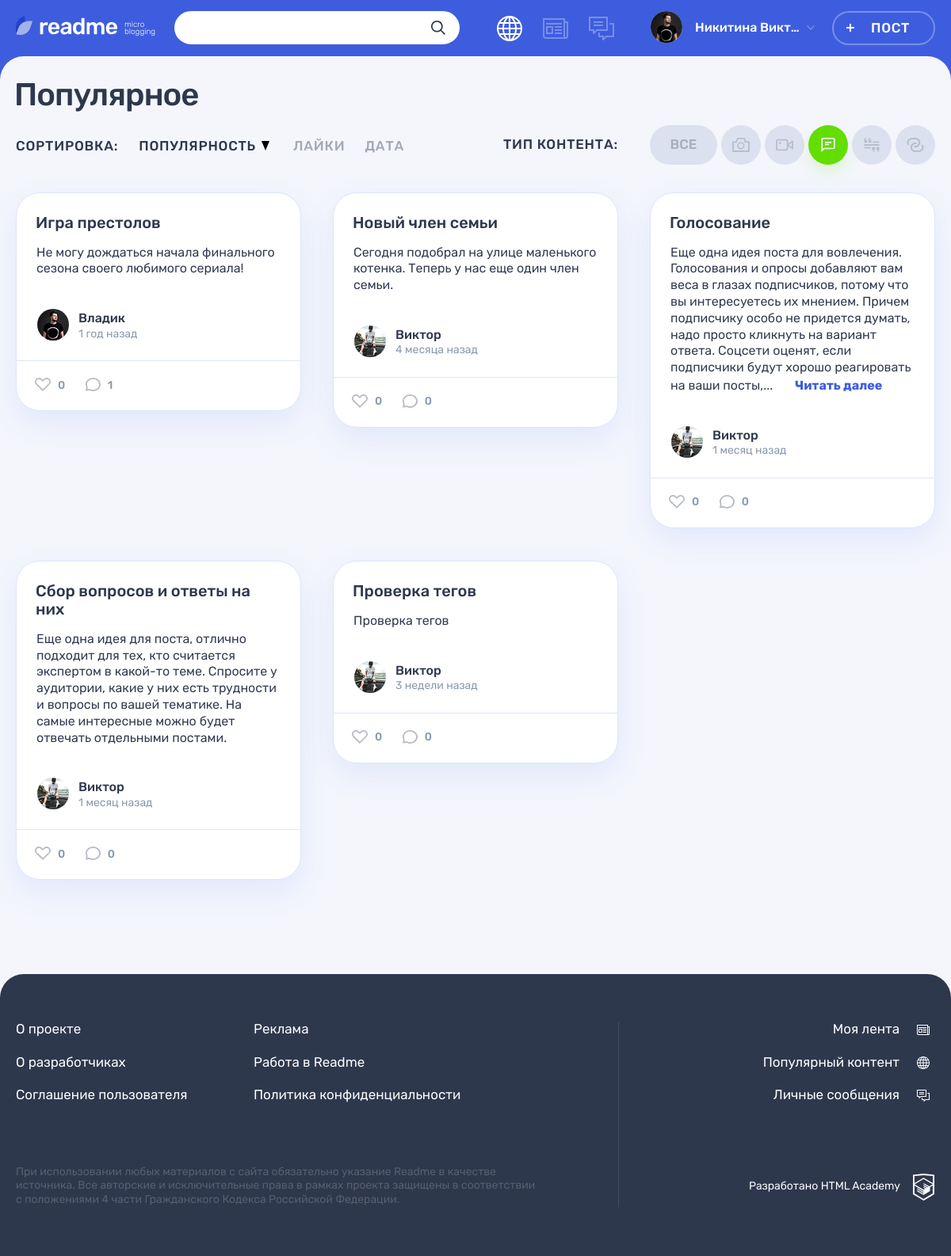
The page /?categ_chosen=3&sort_by=popularity on the database its author committed.
### tables this page shows
CREATE TABLE IF NOT EXISTS category (
	id INT AUTO_INCREMENT PRIMARY KEY,
	category VARCHAR(20) comment 'Наименование типа контента',
	category_name VARCHAR(20) COMMENT 'Имя класса',
	category_w TINYINT COMMENT 'Ширина иконки',
	category_h TINYINT COMMENT 'Высота иконки'
) COMMENT 'Тип контента';

CREATE TABLE IF NOT EXISTS post (
	id INT AUTO_INCREMENT PRIMARY KEY,
	dt_add DATETIME DEFAULT CURRENT_TIMESTAMP,
	p_title VARCHAR(255) NOT NULL,
	p_content TEXT,
	author VARCHAR(128) COMMENT 'Автор цитаты: задаётся пользователем',
	p_img VARCHAR(255) COMMENT 'Изображение: ссылка на сохранённый файл изображения',
	p_video VARCHAR(255) COMMENT 'Видео: ссылка на видео с youtube',
	p_link VARCHAR(255) COMMENT 'Ссылка: ссылка на сайт, задаётся пользователем;',
	user_id INT NOT NULL COMMENT 'Автор поста. Поле связи с user.id',
	category_id INT NOT NULL COMMENT 'Контент/категория поста. Поле связи с category.id',
	view_count INT UNSIGNED DEFAULT 0,
	FOREIGN KEY (user_id) REFERENCES user (id),
	FOREIGN KEY (category_id) REFERENCES category (id)
) COMMENT 'Посты';

CREATE TABLE IF NOT EXISTS user (
	id INT AUTO_INCREMENT PRIMARY KEY,
	dt_add DATETIME DEFAULT CURRENT_TIMESTAMP,
	email VARCHAR(128) NOT NULL UNIQUE,
	login VARCHAR(50) NOT NULL,
	password VARCHAR(255) NOT NULL,
	avatar VARCHAR(255)
) COMMENT 'Зарегистрированные пользователи';

### helpers.php (called while the page is built, shortened)
<?php
function get_noun_plural_form(int $number, string $one, string $two, string $many): string
{
    $number = (int)$number;
    $mod10 = $number % 10;
    $mod100 = $number % 100;
    switch (true) {
        case ($mod10 === 1):
            return $one;
        case ($mod10 >= 2 && $mod10 <= 4):
            return $two;
    }
}
function include_template($name, array $data = [])
{
    $name = 'templates/' . $name;
    extract($data);
    require $name;
    $result = ob_get_clean();
    return $result;
}

### templates/main.php (the view, shortened to what this page needs)
<section class="page__main page__main--popular">
    <div class="container">
        <h1 class="page__title page__title--popular">Популярное</h1>
    </div>
    <div class="popular container">
        <div class="popular__filters-wrapper">
            <div class="popular__sorting sorting">
                <b class="popular__sorting-caption sorting__caption">Сортировка:</b>
                <ul class="popular__sorting-list sorting__list">
                    <?php foreach (SORTING as $key => $sorting_item): ?>
                    <li class="sorting__item<?= $key === $sort_chosen ? ' sorting__item--popular' : ''; ?>">
                        <a class="sorting__link<?= $key === $sort_chosen ? ' sorting__link--active' : ''; ?>" href="/?sort_by=<?= $key . '&categ_chosen=' . $categ_chosen ?>">
                            <span><?= $sorting_item; ?></span>
                            <svg class="sorting__icon" width="10" height="12">
                                <use xlink:href="#icon-sort"></use>
                            </svg>
                        </a>
                    </li>
                    <?php endforeach; ?>
                </ul>
            </div>
            <div class="popular__filters filters">
                <b class="popular__filters-caption filters__caption">Тип контента:</b>
                <ul class="popular__filters-list filters__list">
                    <li class="popular__filters-item filters__item filters__item--all popular__filters-item--all">
                        <a class="filters__button filters__button--ellipse filters__button--all<?= $categ_chosen === 0 ? ' filters__button--active' : ''; ?>" href="/">
                            <span>Все</span>
                        </a>
                    </li>
                    <?php foreach ($categories as $categ): ?>
                    <li class="popular__filters-item filters__item">
                     	<a class="filters__button filters__button--<?= $categ['category']; ?> button <?= $categ['id'] == $categ_chosen ? ' filters__button--active' : ''; ?>" href="/?categ_chosen=<?= $categ['id'] . '&sort_by=' . $sort_chosen ?>">
                     		<svg class="filters__icon" width="22" height="18">
                                <use xlink:href="#icon-filter-<?= $categ['category']; ?>"></use>
                            </svg>
                     	</a>
                     </li>
                    <?php endforeach; ?>
                </ul>
            </div>
        </div>
        <div class="popular__posts">
    		<?php foreach ($posts as $post):
    		      $href = '/post.php?post_id=' . $post['id'];
    		?>
            <article class="popular__post post post-<?= $post['category']; ?>">
                <header class="post__header">
                    <h2><a href="<?= $href; ?>"><?= $post['p_title']; ?></a></h2>
                </header>
                <div class="post__main">
	    		<?php switch ("post-" . $post['category']):
                        case 'post-photo': ?>
                		<?php break;
                        case 'post-text': ?>
                  	<p><?php echo cut_text($post['p_content'], $href); ?></p>
                    	<?php break;
                          case 'post-quote': ?>
                    	<?php break;
                endswitch; ?>
                </div>
                <footer class="post__footer">
                    <div class="post__author">
                        <a class="post__author-link" href="#" title="Автор">
                            <div class="post__avatar-wrapper">
                                <img class="post__author-avatar" src="img/<?= $post['avatar']; ?>" alt="Аватар пользователя">
                            </div>
                            <div class="post__info">
                                <b class="post__author-name"><?= $post['login']; ?></b>
                                <time class="post__time" title="<?= $post['date_title']; ?>" datetime="<?= $post['dt_add']; ?>"><?= $post['date_interval']; ?></time>
                            </div>
                        </a>
                    </div>
                    <div class="post__indicators">
                        <div class="post__buttons">
                            <a class="post__indicator post__indicator--likes button" href="#" title="Лайк">
                                <svg class="post__indicator-icon" width="20" height="17">
                                    <use xlink:href="#icon-heart"></use>
                                </svg>
                                <span><?= $post['likes_count']; ?></span>
                            </a>
                            <a class="post__indicator post__indicator--comments button" href="#" title="Комментарии">
                                <svg class="post__indicator-icon" width="19" height="17">
                                    <use xlink:href="#icon-comment"></use>
                                </svg>
                                <span><?= $post['comments_count']; ?></span>
                            </a>
                        </div>
                    </div>
                </footer>
            </article>
            <?php endforeach; ?>
        </div>
    </div>
</section>

### functions.php (shortened to what this page needs)
<?php
function cut_text ($text, $link, $max_len = 300) {
    $text_trimmed = trim($text);
    $text_len = mb_strlen($text_trimmed);
    if ($text_len > $max_len) {
        $text = mb_substr($text, 0, $max_len,'UTF-8');
        $position = mb_strrpos($text, ' ', 0, 'UTF-8');
        $text = mb_substr($text, 0, $position, 'UTF-8');
        $text .= '... <a class="post-text__more-link" href="' . $link . '">Читать далее</a>';
    }
    return $text;
}
function get_interval ($date, $is_ago = false) {
    $cur_date = date_create("now");
    $date = date_create($date);
    $date_string = $date->format(DATE_FORMAT_ORIGINAL);
    $cur_date_string = $cur_date->format(DATE_FORMAT_ORIGINAL);
    $diff = date_diff($date, $cur_date);
    $days = $diff->days;
    $days_in_week = 7;
    $days_in_5weeks = 35;
    $days_in_year = 365;
    if ($cur_date_string > $date_string) {
        if ($days < 1) {
            $hours = $diff->h;
            if (1 <= $hours) {
                $time_count = $hours . " час" . get_noun_plural_form($hours, '', 'а', 'ов');
            } else {
                $minuts = $diff->i;
                $time_count = $minuts . " минут" . get_noun_plural_form($minuts, 'у', 'ы', '');
            }
        } elseif ($days >= 1) {
            if ($days < $days_in_week) {
                $time_count = $days . " " . get_noun_plural_form($days, 'день', 'дня', 'дней');
            } elseif ($days_in_week <= $days and $days < $days_in_5weeks) {
                $weeks = floor($days / $days_in_week);
                $time_count = $weeks . " недел" . get_noun_plural_form($weeks, 'ю', 'и', 'ь');
            } elseif ($days_in_5weeks <= $days and $days < $days_in_year) {
                $months = $diff->m;
                $time_count = $months . " месяц" . get_noun_plural_form($months, '', 'а', 'ев');
            } elseif ($days_in_year <= $days) {
                $years = $diff->y;
                $time_count = $years . " " . get_noun_plural_form($years, 'год', 'года', 'лет');
            }
        }
        if ($is_ago) {
            $time_count .= " назад";
        }
    } elseif ($cur_date_string === $date_string) {
        $time_count = "только что";
    } else {
        $time_count = $date_string . " - дата в будущем";
    }
    return $time_count;
}
function get_result ($db_link, $query, $mode = 2) {
    $result = mysqli_query($db_link, $query);
    $rows = mysqli_num_rows($result);
    if ($rows) {
        if ($mode === 1) {
            $array = mysqli_fetch_array($result);
            $array = $array[0];
        } elseif ($mode === 2) {
            $array = mysqli_fetch_all($result, MYSQLI_ASSOC);
        } elseif ($mode === 3) {
            $array = mysqli_fetch_assoc($result);
        } elseif ($mode === 4) {
            $array = mysqli_fetch_all($result);
            $array = array_column($array, 0);
        } else {
            exit('Неверный mode');
        }
    } else {
        $array = [];
    }
    return $array;
}
function get_сategories($db_link) {
    $query = 'SELECT * FROM category ORDER BY id';
    return get_result($db_link, $query);
}

### rows shown on the page
post: p_title "Игра престолов", p_content "Не могу дождаться начала финального сезона своего любимого сериала!", user.avatar (picture), user.login "Владик", date_interval "1 год назад", likes_count "0", comments_count "1"
post: p_title "Новый член семьи", p_content "Сегодня подобрал на улице маленького котенка. Теперь у нас еще один член семьи.", user.avatar (picture), user.login "Виктор", date_interval "4 месяца назад", likes_count "0", comments_count "0"
post: p_title "Голосование", cut_text($post['p_content'], $href) "Еще одна идея поста для вовлечения. Голосования и опросы добавляют вам веса в глазах подписчиков, потому что вы интересуетесь их мнением. Причем подписчику особо не придется думать, надо просто кликнуть на вариант ответа. Соцсети оценят, если подписчики будут хорошо реагировать на ваши посты,", user.avatar (picture), user.login "Виктор", date_interval "1 месяц назад", likes_count "0", comments_count "0"
post: p_title "Сбор вопросов и ответы на них", cut_text($post['p_content'], $href) "Еще одна идея для поста, отлично подходит для тех, кто считается экспертом в какой-то теме. Спросите у аудитории, какие у них есть трудности и вопросы по вашей тематике. На самые интересные можно будет отвечать отдельными постами.", user.avatar (picture), user.login "Виктор", date_interval "1 месяц назад", likes_count "0", comments_count "0"
post: p_title "Проверка тегов", p_content "Проверка тегов", user.avatar (picture), user.login "Виктор", date_interval "3 недели назад", likes_count "0", comments_count "0"

### other values the page prints
$user_name "Никитина Викт…"
$sorting_item "ПОПУЛЯРНОСТЬ"
$sorting_item "ЛАЙКИ"
$sorting_item "ДАТА"
